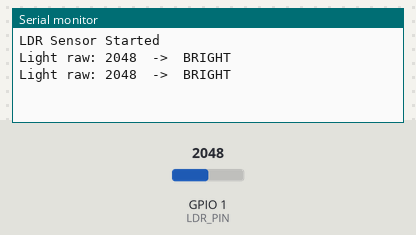
The sketch below on a simulated ESP32-C3. Parts: the last lines printed to the serial monitor. The test bench sets the inputs (shaded band); at power-on: GPIO 1 (LDR_PIN) = 2048.

Above: at 3.2 s.
3.3 s: GPIO 1 (LDR_PIN) set to 1163
At 4.6 s:
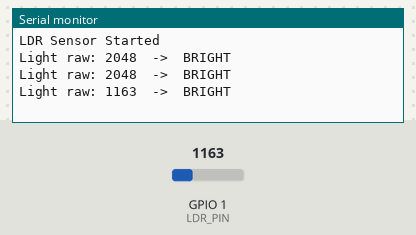
4.8 s: GPIO 1 (LDR_PIN) set to 1042
At 5.8 s:
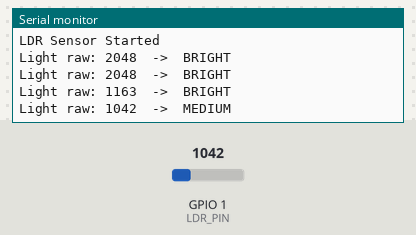
7.5 s: GPIO 1 (LDR_PIN) set to 955
At 8.5 s:
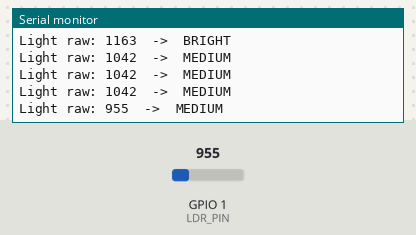
9.0 s: GPIO 1 (LDR_PIN) set to 857
At 9.8 s:
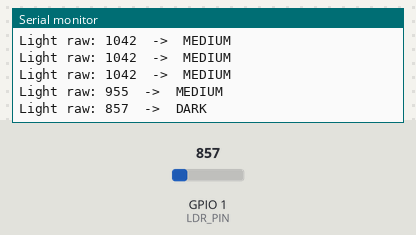

Measured:
- the behaviour switches between 1100 and 1099 on GPIO 1 (LDR_PIN) (found by bisection; images 1 and 2)
- the behaviour switches between 900 and 899 on GPIO 1 (LDR_PIN) (found by bisection; images 3 and 4)
- after the input at 3.3 s, the serial monitor: prints a new line after 0.70 s (image 1)
- after the input at 4.8 s, the serial monitor: prints a new line after 0.20 s (image 2)
- after the input at 7.5 s, the serial monitor: prints a new line after 0.50 s (image 3)
- after the input at 9.0 s, the serial monitor: prints a new line at once (image 4)

The sketch:

LDR_Sensor.ino
```cpp
// LDR light sensor — ESP32-C3
// Pin D1 (ADC)
// Thresholds are for a 10k pull-down voltage divider; tune to your hardware.

const int LDR_PIN = 1;

// ADC range on ESP32-C3 is 0–4095
const int DARK_THRESHOLD   = 900;
const int BRIGHT_THRESHOLD = 1100;

void setup() {
  Serial.begin(115200);
  Serial.println("LDR Sensor Started");
  delay(2000);
}

void loop() {
  int raw = analogRead(LDR_PIN);

  const char* state;
  if (raw < DARK_THRESHOLD)        state = "DARK";
  else if (raw < BRIGHT_THRESHOLD) state = "MEDIUM";
  else                             state = "BRIGHT";

  Serial.print("Light raw: ");
  Serial.print(raw);
  Serial.print("  ->  ");
  Serial.println(state);

  delay(1000);
}
```
